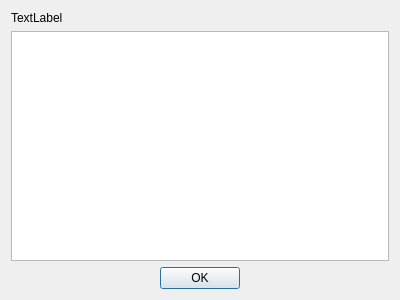
<?xml version="1.0" encoding="UTF-8"?>
<ui version="4.0">
 <class>Dialog</class>
 <widget class="QDialog" name="Dialog">
  <property name="geometry">
   <rect>
    <x>0</x>
    <y>0</y>
    <width>400</width>
    <height>300</height>
   </rect>
  </property>
  <property name="windowTitle">
   <string>Dialog</string>
  </property>
  <layout class="QVBoxLayout" name="verticalLayout">
   <item>
    <widget class="QLabel" name="text_hint">
     <property name="text">
      <string>TextLabel</string>
     </property>
    </widget>
   </item>
   <item>
    <layout class="QFormLayout" name="form"/>
   </item>
   <item>
    <widget class="PlotWidget" name="hystogram"/>
   </item>
   <item>
    <widget class="QDialogButtonBox" name="buttons">
     <property name="orientation">
      <enum>Qt::Horizontal</enum>
     </property>
     <property name="standardButtons">
      <set>QDialogButtonBox::Ok</set>
     </property>
     <property name="centerButtons">
      <bool>true</bool>
     </property>
    </widget>
   </item>
  </layout>
 </widget>
 <customwidgets>
  <customwidget>
   <class>PlotWidget</class>
   <extends>QGraphicsView</extends>
   <header>pyqtgraph</header>
  </customwidget>
 </customwidgets>
 <resources/>
 <connections>
  <connection>
   <sender>buttons</sender>
   <signal>accepted()</signal>
   <receiver>Dialog</receiver>
   <slot>accept()</slot>
   <hints>
    <hint type="sourcelabel">
     <x>248</x>
     <y>254</y>
    </hint>
    <hint type="destinationlabel">
     <x>157</x>
     <y>274</y>
    </hint>
   </hints>
  </connection>
  <connection>
   <sender>buttons</sender>
   <signal>rejected()</signal>
   <receiver>Dialog</receiver>
   <slot>reject()</slot>
   <hints>
    <hint type="sourcelabel">
     <x>316</x>
     <y>260</y>
    </hint>
    <hint type="destinationlabel">
     <x>286</x>
     <y>274</y>
    </hint>
   </hints>
  </connection>
 </connections>
</ui>
